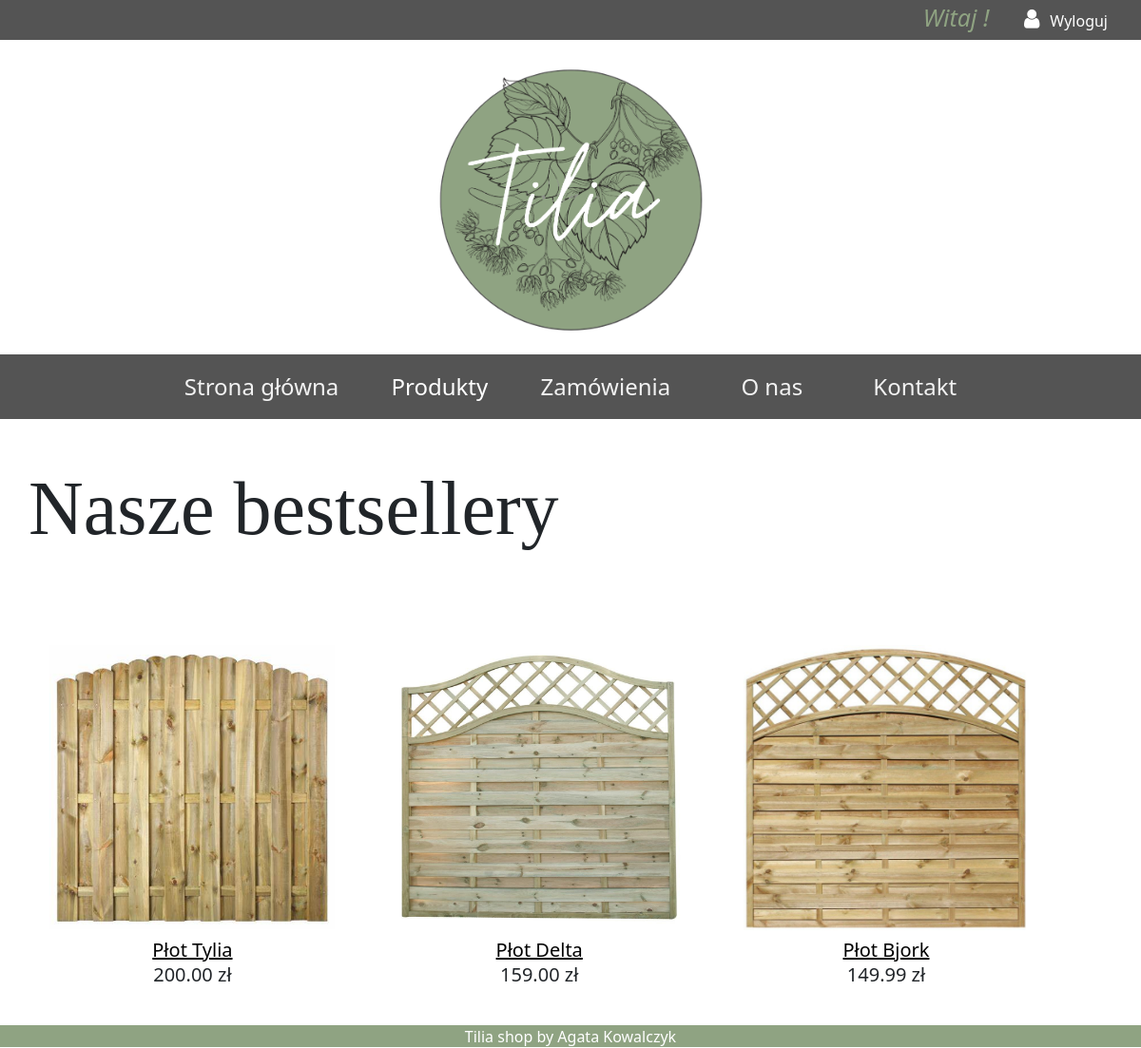
The app's page / (signed in) with its own data.
### shop/models.py (models this page shows, shortened)
class Product(models.Model):
    category = models.ForeignKey(Category, on_delete=models.CASCADE, blank=True, null=True)
    manufacturer = models.ForeignKey(Manufacturer, on_delete=models.CASCADE, blank=True, null=True)
    name = models.CharField(max_length=200)
    image = models.ImageField(upload_to='products/%Y/%m/%d', blank=True)
    description = models.TextField(blank=True)
    price = models.DecimalField(max_digits=1000, decimal_places=2)
    stock = models.PositiveBigIntegerField()
    available = models.BooleanField(default=True)
    new = models.BooleanField(default=True)
    bestseller = models.BooleanField(default=False)
    created = models.DateTimeField(auto_now_add=True)
    updated = models.DateTimeField(auto_now=True)
    class Meta:
        ordering = ('-created',)

### shop/views.py (the view)
# urls.py: path("", views.bestseller_products_list, name="home"),
def bestseller_products_list(request):
    products = Product.objects.filter(available=True, bestseller=True)
    context = {
        'products': products
    }
    return render(request, 'shop/Products/home.html', context)

### cart/context_processors.py (called while the page is built)
def cart(request):
    return {'cart': Cart(request)}

### shop/templates/shop/Products/home.html (shortened to what this page needs)
{% extends "shop/base.html" %}
{% load static %}
{% block content %}
    <div class="product-list" style="width: 100%; margin-left: auto; margin-right: auto;">
        <h1 style="font-family: 'Brush Script MT', cursive; font-size: 80px;">Nasze bestsellery</h1>
        <br><br>
        {% for product in products %}
            <div class="item">
                <a href="{% url 'product_detail' product.id %}">
                    <img src="{% if product.image %}{{ product.image.url }}{% else %}{% static 'img/no_image.png' %}{% endif %}">
                </a>
                <br>
                <a href="{% url 'product_detail' product.id %}">{{ product.name }}</a><br>
                {{ product.price }} zł
            </div>
        {% endfor %}
    </div>
{% endblock %}

### shop/static/css/base.css (style rules this page uses)
html, body { margin:0; padding:0; height:100%; }
.product-list { padding: 30px 30px; width:75%; float:left; }
.product-list h1 { width:50%; }
.product-list a { color: black; }
.product-list .item { width:32%; padding:10px 20px 10px 0; float:left; text-align:center; line-height:1.3; font-size:20px; margin-top: 30px; }
.product-list .item img { max-width:100%; max-height: 300px; margin-bottom: 8px; }

### records on screen
Product: image (picture), name "Płot Tylia", price "200.00"
Product: image (picture), name "Płot Delta", price "159.00"
Product: image (picture), name "Płot Bjork", price "149.99"
